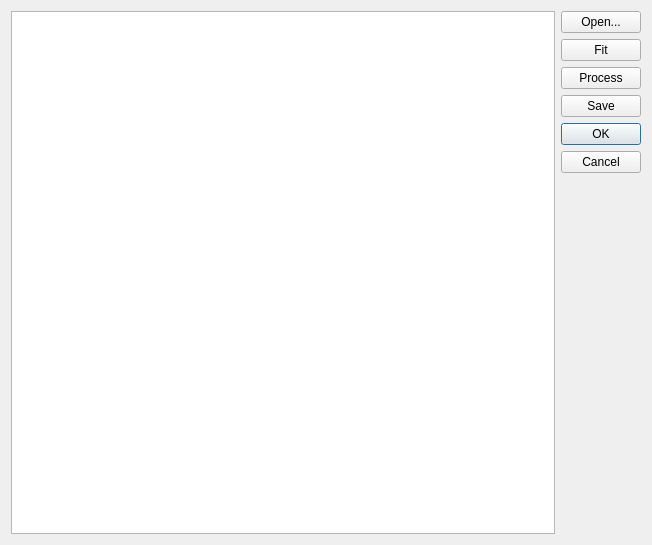
<?xml version="1.0" encoding="UTF-8"?>
<ui version="4.0">
 <class>BallPickerDialog</class>
 <widget class="QDialog" name="BallPickerDialog">
  <property name="geometry">
   <rect>
    <x>0</x>
    <y>0</y>
    <width>652</width>
    <height>545</height>
   </rect>
  </property>
  <property name="windowTitle">
   <string>Dialog</string>
  </property>
  <layout class="QHBoxLayout" name="horizontalLayout">
   <item>
    <widget class="QGraphicsView" name="graphicsView"/>
   </item>
   <item>
    <layout class="QVBoxLayout" name="verticalLayout">
     <item>
      <widget class="QPushButton" name="openButton">
       <property name="text">
        <string>Open...</string>
       </property>
      </widget>
     </item>
     <item>
      <widget class="QPushButton" name="fitButton">
       <property name="text">
        <string>Fit</string>
       </property>
      </widget>
     </item>
     <item>
      <widget class="QPushButton" name="processButton">
       <property name="text">
        <string>Process</string>
       </property>
      </widget>
     </item>
     <item>
      <widget class="QPushButton" name="saveButton">
       <property name="text">
        <string>Save</string>
       </property>
      </widget>
     </item>
     <item>
      <widget class="QDialogButtonBox" name="buttonBox">
       <property name="orientation">
        <enum>Qt::Vertical</enum>
       </property>
       <property name="standardButtons">
        <set>QDialogButtonBox::Cancel|QDialogButtonBox::Ok</set>
       </property>
      </widget>
     </item>
    </layout>
   </item>
  </layout>
 </widget>
 <resources/>
 <connections>
  <connection>
   <sender>buttonBox</sender>
   <signal>accepted()</signal>
   <receiver>BallPickerDialog</receiver>
   <slot>accept()</slot>
   <hints>
    <hint type="sourcelabel">
     <x>248</x>
     <y>254</y>
    </hint>
    <hint type="destinationlabel">
     <x>157</x>
     <y>274</y>
    </hint>
   </hints>
  </connection>
  <connection>
   <sender>buttonBox</sender>
   <signal>rejected()</signal>
   <receiver>BallPickerDialog</receiver>
   <slot>reject()</slot>
   <hints>
    <hint type="sourcelabel">
     <x>316</x>
     <y>260</y>
    </hint>
    <hint type="destinationlabel">
     <x>286</x>
     <y>274</y>
    </hint>
   </hints>
  </connection>
 </connections>
</ui>
